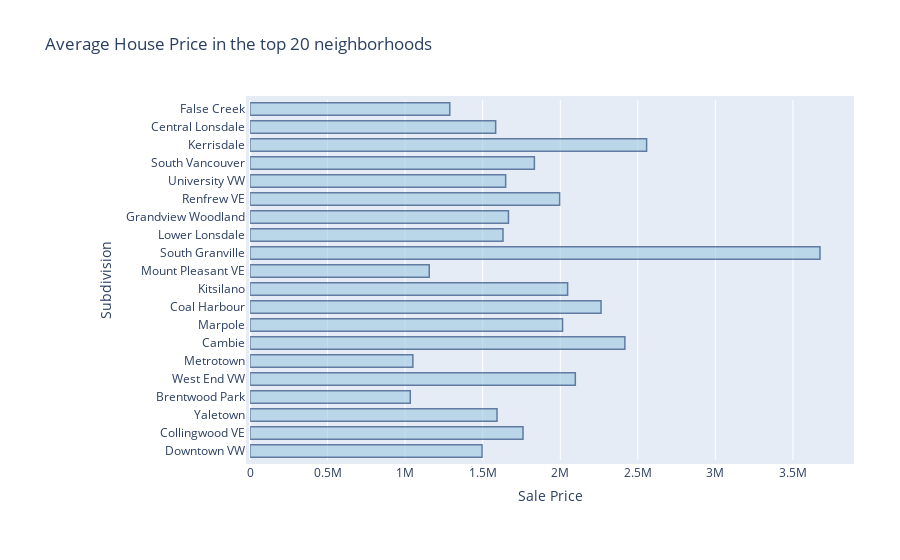

Write notebook code for a chart like this one.
### Code cell
from collections import Counter
import plotly.graph_objs as go
import plotly.offline as py
py.init_notebook_mode(connected=True)
neighborhoods = list(dict(Counter(df.Subdivision).most_common(20)).keys())

avg_sale_prices = []
for i in neighborhoods:
    avg_price = np.mean(df.Price[df.Subdivision == i])
    avg_sale_prices.append(avg_price)
    
dataa = [go.Bar(
            y= neighborhoods,
            x = avg_sale_prices,
            width = 0.7,
            opacity=0.6, 
            orientation = 'h',
            marker=dict(
                color='rgb(158,202,225)',
                line=dict(
                    color='rgb(8,48,107)',
                    width=1.5,
                )
            ),
        )]
layout = go.Layout(
    title='Average House Price in the top 20 neighborhoods',
    autosize = True,
    margin=go.Margin(
        l=250,
        r=50,
        b=100,
        t=100,
        pad=4
    ),
    xaxis=dict(
        title='Sale Price',
    ),
    yaxis=dict(
        title='Subdivision',
    ),
)

fig = go.Figure(data=dataa, layout = layout)
py.iplot(fig, filename='barplottype')

#source : https://www.kaggle.com/code/m2skills/nyc-housing-interactive-plotly-charts-beginner

### Figure 1 — Plotly figure (JSON) as saved in the notebook; plotly's stock layout.template omitted (floating-point values rounded to 4 significant figures)
{"data": [{"marker": {"color": "rgb(158,202,225)", "line": {"color": "rgb(8,48,107)", "width": 1.5}}, "opacity": 0.6, "orientation": "h", "type": "bar", "width": 0.7, "x": [1496000.0, 1760000.0, 1592000.0, 1033000.0, 2097000.0, 1050000.0, 2417000.0, 2015000.0, 2263000.0, 2047000.0, 1155000.0, 3674000.0, 1631000.0, 1666000.0, 1996144, 1648000.0, 1833000.0, 2557000.0, 1584000.0, 1288000.0], "y": ["Downtown VW", "Collingwood VE", "Yaletown", "Brentwood Park", "West End VW", "Metrotown", "Cambie", "Marpole", "Coal Harbour", "Kitsilano", "Mount Pleasant VE", "South Granville", "Lower Lonsdale", "Grandview Woodland", "Renfrew VE", "University VW", "South Vancouver", "Kerrisdale", "Central Lonsdale", "False Creek"]}], "layout": {"autosize": true, "margin": {"b": 100, "l": 250, "pad": 4, "r": 50, "t": 100}, "title": {"text": "Average House Price in the top 20 neighborhoods"}, "xaxis": {"title": {"text": "Sale Price"}}, "yaxis": {"title": {"text": "Subdivision"}}}}
